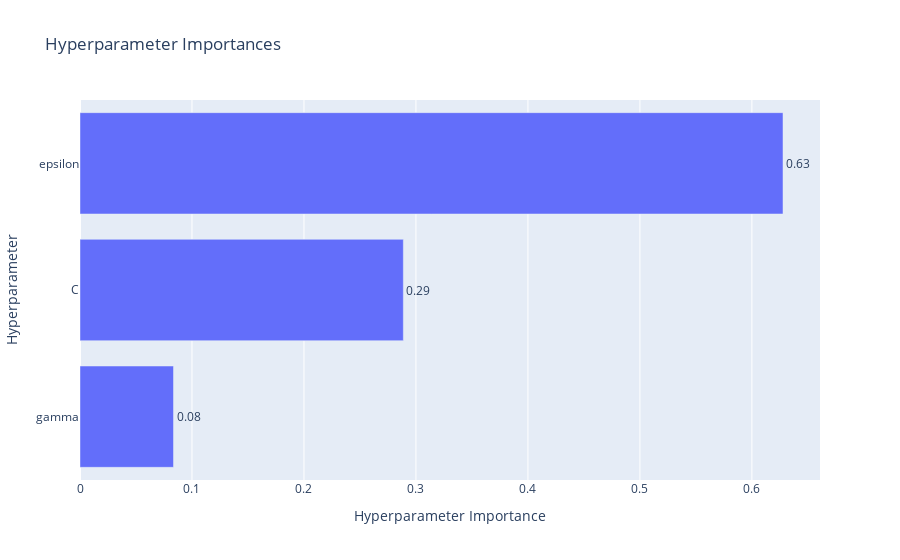

This figure's notebook cell:
### Code cell
optuna.visualization.plot_param_importances(study_svm)

### Figure 1 — Plotly figure (JSON) as saved in the notebook; plotly's stock layout.template omitted (floating-point values rounded to 4 significant figures)
{"data": [{"cliponaxis": false, "hovertemplate": ["gamma (CategoricalDistribution): 0.08349664261996834<extra></extra>", "C (FloatDistribution): 0.2887328043674597<extra></extra>", "epsilon (FloatDistribution): 0.6277705530125719<extra></extra>"], "name": "Objective Value", "orientation": "h", "text": ["0.08", "0.29", "0.63"], "textposition": "outside", "type": "bar", "x": [0.0835, 0.2887, 0.6278], "y": ["gamma", "C", "epsilon"]}], "layout": {"title": {"text": "Hyperparameter Importances"}, "xaxis": {"title": {"text": "Hyperparameter Importance"}}, "yaxis": {"title": {"text": "Hyperparameter"}}}}
